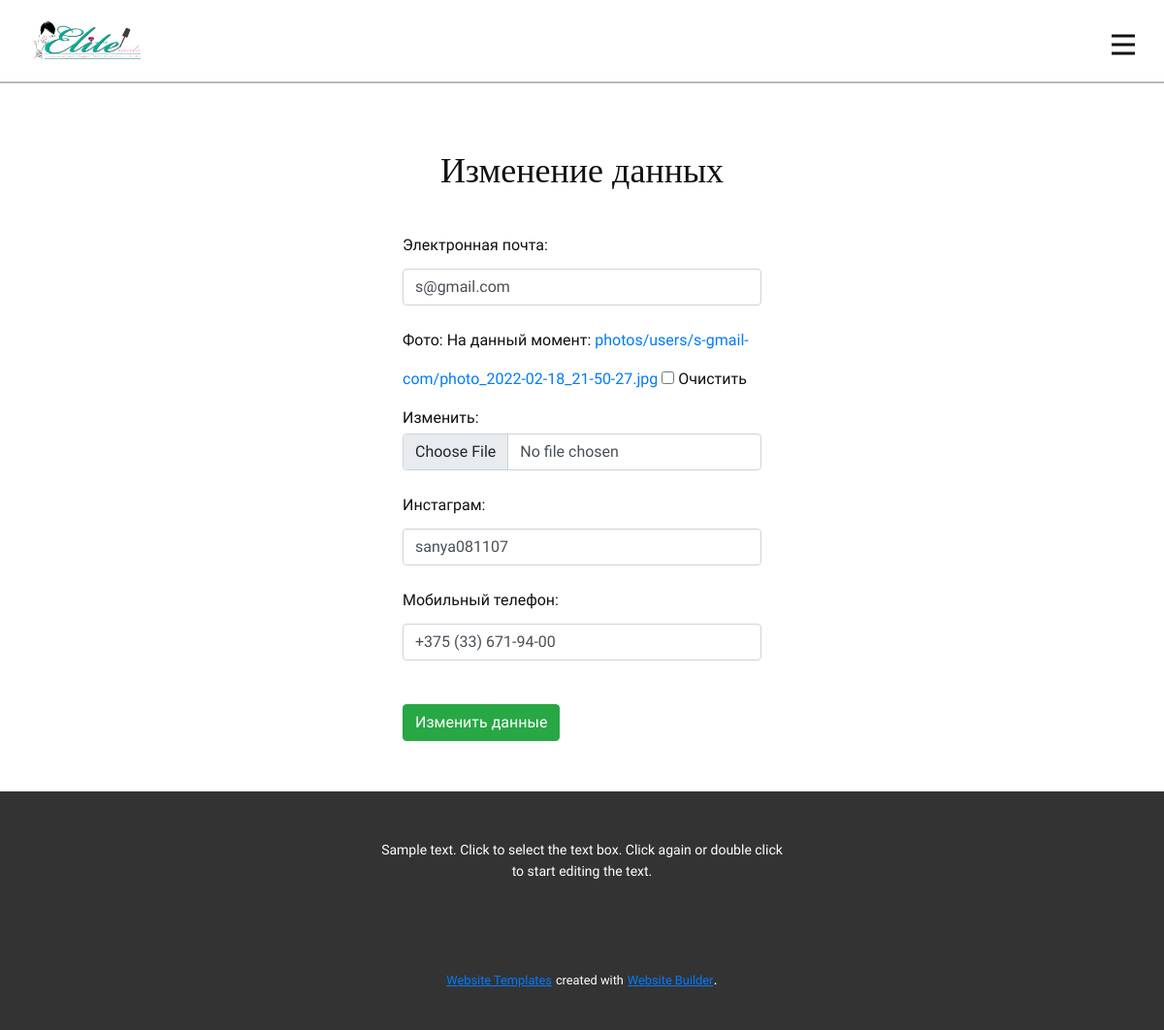
The page /user_update/s-gmail-com/ (signed in) on the database as committed earlier.
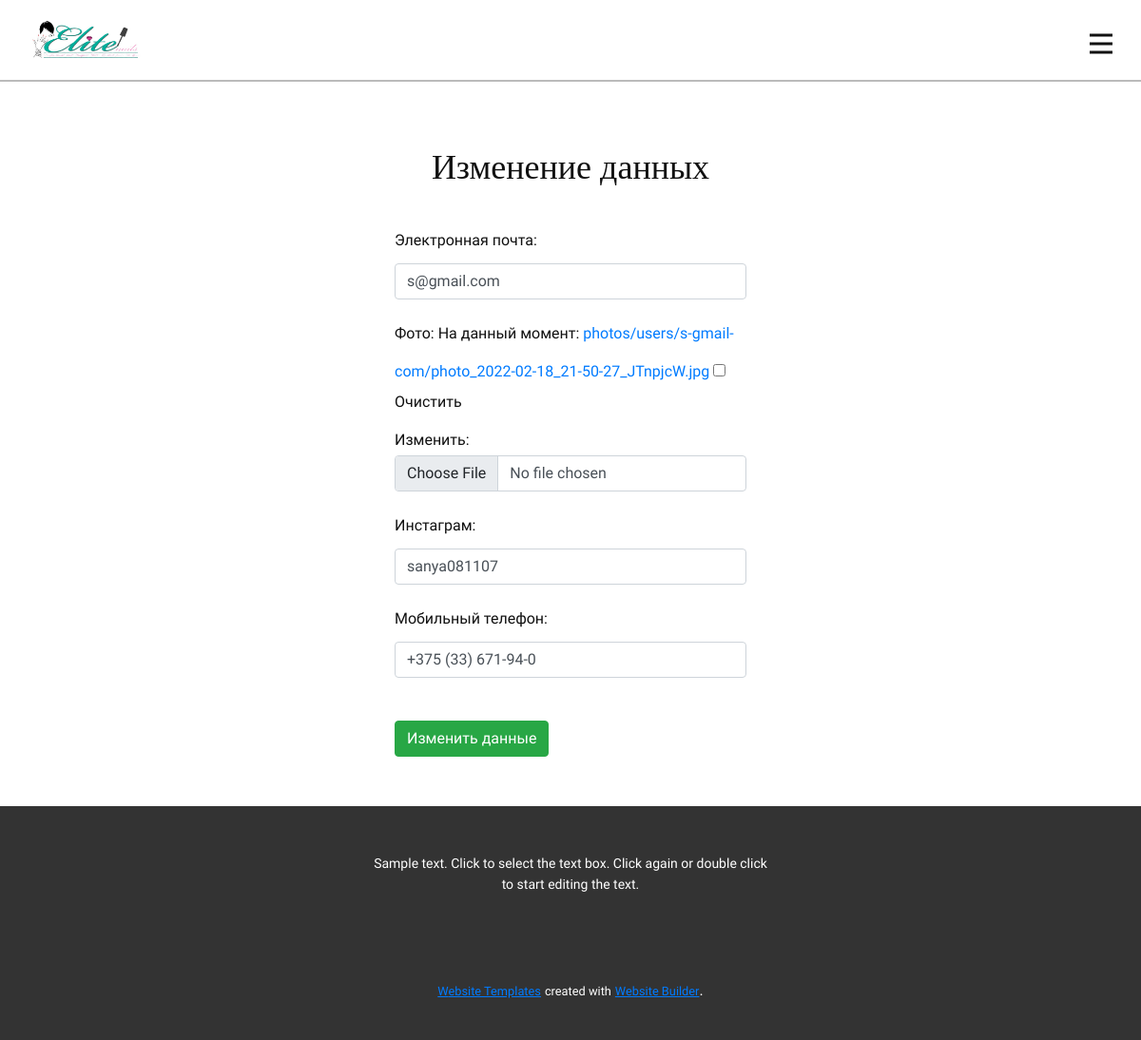
The same page on the database as committed later.
### main/models.py (models this page shows, shortened)
class CustomUser(AbstractUser):
    email = models.EmailField(_("email address"), unique=True)
    slug = models.SlugField(verbose_name='Ваш ID', unique=True, db_index=True, null=True)
    photo = models.ImageField(upload_to=upload_photo_autor, verbose_name='Фото', null=True, blank=True)
    instagram = models.CharField(max_length=50, verbose_name='Инстаграм', null=True, blank=True)
    mobile = models.CharField(max_length=20, verbose_name='Телефон', null=True, blank=True)
    date = models.DateTimeField(auto_now_add=True, verbose_name='Зарегистрирован')
    USERNAME_FIELD = "email"
    REQUIRED_FIELDS = []
    objects = CustomUserManager()

### main/endpoints/auth_views.py (the view, shortened to what this page needs)
# urls.py: path('user_update/<slug:slug>/', UserUpdateView.as_view(), name='user_update'),
class UserUpdateView(LoginRequiredMixin, UpdateView):
    model = CustomUser
    slug_url_kwarg = 'slug'
    template_name = 'main/user_update.html'
    form_class = CustomUserChangeForm
    def get_context_data(self, **kwargs):
        context = super().get_context_data(**kwargs)
        context['title'] = 'Изменение данных'
        context['body_title'] = 'Изменение данных'
        if self.request.user.slug == self.kwargs['slug']:
            return context
        else:
            context['error'] = 'Ошибка доступа'
            return context

### main/forms.py
class CustomUserChangeForm(UserChangeForm):
    email = forms.CharField(label='Электронная почта', widget=forms.EmailInput(attrs={'class': 'form-control', 'placeholder': 'Почта'}))
    photo = forms.ImageField(label='Фото', required=False, widget=forms.ClearableFileInput(attrs={'class': 'form-control', 'type': 'file', 'accept': 'image/*'}))
    instagram = forms.CharField(label='Инстаграм', required=False, widget=forms.TextInput(attrs={'class': 'form-control', 'placeholder': 'Инстаграм'}))
    mobile = forms.CharField(label='Мобильный телефон', required=False, widget=forms.TextInput(attrs={'class': 'form-control', 'type': 'tel', 'id': 'tel', 'maxlength': '18', 'placeholder': 'Телефон'}))
    class Meta:
        model = CustomUser
        fields = ('email', 'photo', 'instagram', 'mobile')

### main/templatetags/main_tags.py (called while the page is built)
@register.filter(name="slice_email")
def slice_email(value, arg):
    email = value.split('@')[0]
    return email

### main/templates/main/user_update.html (shortened to what this page needs)
{% extends 'main/base.html' %}
{% block body %}
    {% if not error %}
        <div class="row" style="margin: 0;">
            <div class="col-sm"></div>
            <div class="col-sm">
                <form method="post" enctype="multipart/form-data">
                    {% for el in form %}
                        <p><label for="{{el.id_for_label}}">{{ el.label }}:</label> {{ el }}</p>
                    {% endfor %}<br>
                    <button class="btn btn-success" type="submit">Изменить данные</button>
                </form><br><br>
            </div>
            <div class="col-sm"></div>
        </div>
    {% endif %}
{% endblock %}

Rows that differ between the two databases and show on the page:
changed CustomUser "s@gmail.com": mobile "+375 (33) 671-94-00" → "+375 (33) 671-94-0"
Other text that changed with them:
text no longer shown: "На данный момент: photos/users/s-gmail-com/photo_2022-02-18_21-50-27.jpg Очистить Изменить:"
text now shown: "На данный момент: photos/users/s-gmail-com/photo_2022-02-18_21-50-27_JTnpjcW.jpg Очистить Изменить:"
